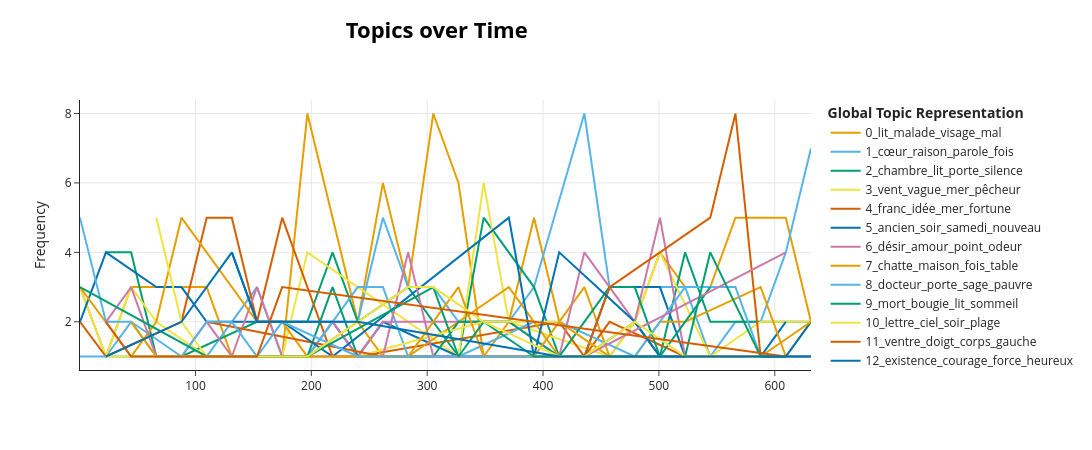

Here is the notebook cell this chart was saved with:
### Code cell
# Récupération de la dimension temporelle
timestamps = df['paquet_id'].tolist()

# Génération des topics dans le temps
topics_over_time = topic_model.topics_over_time(
    df['phrases_lemm'].tolist(), 
    timestamps, 
    nr_bins=30 
)

topic_model.visualize_topics_over_time(topics_over_time) #topics=themes_interet)

### Figure 1 — Plotly figure (JSON) as saved in the notebook; plotly's stock layout.template omitted (floating-point values rounded to 4 significant figures)
{"data": [{"hoverinfo": "text", "hovertext": ["<b>Topic 0</b><br>Words: gaieté, caban, tremper, barbe, accolade", "<b>Topic 0</b><br>Words: volaille, bœuf, gaiement, tranche, morne", "<b>Topic 0</b><br>Words: couverture, clef, goutte, tour, séparer", "<b>Topic 0</b><br>Words: tante, tremblant, image, gentil, départ", "<b>Topic 0</b><br>Words: tante, cri, mensonge, inquiet, tranquillisât", "<b>Topic 0</b><br>Words: face, plage, confu, fibr, émotionnait", "<b>Topic 0</b><br>Words: âge, mort, inavouable, joindre, songeron", "<b>Topic 0</b><br>Words: lettre, marie, menaçante, scandaleux, fuyant", "<b>Topic 0</b><br>Words: sauvage, récit, bûche, divin, ville", "<b>Topic 0</b><br>Words: toux, angine, lit, médecin, gorge", "<b>Topic 0</b><br>Words: visage, journée, lit, convalescence, danger", "<b>Topic 0</b><br>Words: espièglerie, tressaillement, touchant, démangeaison, ingrat", "<b>Topic 0</b><br>Words: hurlement, étage, épaule, chambre, supérieur", "<b>Topic 0</b><br>Words: danger, voiture, moindre, abattement, aucun", "<b>Topic 0</b><br>Words: cuillerée, bouteille, malade, mot, nièce", "<b>Topic 0</b><br>Words: chien, larme, bête, visage, lèvre", "<b>Topic 0</b><br>Words: mur, sinistre, parapluie, coke, défaite", "<b>Topic 0</b><br>Words: pêcheur, promiscuité, direction, hutte, dénuement", "<b>Topic 0</b><br>Words: torchon, chien, viande, boulette, pauvre", "<b>Topic 0</b><br>Words: contrainte, important, apaiser, articulation, tophus", "<b>Topic 0</b><br>Words: secret, cause, larme, raison, émoustille", "<b>Topic 0</b><br>Words: meurtre, infirme, exécrable, pointe, jointure", "<b>Topic 0</b><br>Words: chien, donnant, branlement, grognon, bâtard", "<b>Topic 0</b><br>Words: clef, enceint, chagrin, visage, tour", "<b>Topic 0</b><br>Words: peur, rôtir, réputation, sort, irraisonné", "<b>Topic 0</b><br>Words: moment, effort, lit, allongement, raccourcissement", "<b>Topic 0</b><br>Words: front, chloroforme, cordon, sueur, docteur", "<b>Topic 0</b><br>Words: lit, largeur, mois, chétif, miracle", "<b>Topic 0</b><br>Words: vie, eau, arbre, de, demoiselle", "<b>Topic 0</b><br>Words: rouge, couverture, fois, genou, soleil"], "marker": {"color": "#E69F00"}, "mode": "lines", "name": "0_lit_malade_visage_mal", "type": "scatter", "x": [0.348, 22.73, 44.47, 66.2, 87.93, 109.7, 131.4, 153.1, 174.9, 196.6, 218.3, 240.1, 261.8, 283.5, 305.3, 327.0, 348.7, 370.5, 392.2, 413.9, 435.7, 457.4, 479.1, 500.9, 522.6, 544.3, 566.1, 587.8, 609.5, 631.3], "y": [3, 1, 3, 3, 3, 3, 1, 1, 1, 8, 5, 2, 6, 3, 8, 6, 1, 2, 5, 2, 3, 1, 2, 4, 3, 3, 5, 5, 5, 2]}, {"hoverinfo": "text", "hovertext": ["<b>Topic 1</b><br>Words: millionnaire, association, amertume, sapin, ennemi", "<b>Topic 1</b><br>Words: bonsoir, vienne, parquet, intense, drapé", "<b>Topic 1</b><br>Words: année, croisé, musée, travaille, enseignement", "<b>Topic 1</b><br>Words: composé, sel, soude, végétation, explication", "<b>Topic 1</b><br>Words: accordaille, tumultueux, consterna, parole, inavoué", "<b>Topic 1</b><br>Words: effort, hochement, lambeau, rendrai, renverse", "<b>Topic 1</b><br>Words: ruiner, poussièr, barbouillée, ardeur, feuillet", "<b>Topic 1</b><br>Words: torrentiel, déluge, rauque, farouche, désolé", "<b>Topic 1</b><br>Words: exaspérer, médecine, intestin, quinine, apoplectique", "<b>Topic 1</b><br>Words: mauvais, pensai, habile, écoutât, cœur", "<b>Topic 1</b><br>Words: doigt, scène, cœur, train, instant", "<b>Topic 1</b><br>Words: bout, damné, défendez, connai, renvoi", "<b>Topic 1</b><br>Words: oreiller, enterrerai, tisane, lèvre, vitriol", "<b>Topic 1</b><br>Words: affaibli, doute, joujou, griffe, occasion", "<b>Topic 1</b><br>Words: nombre, objet, livre, causon, attouchement", "<b>Topic 1</b><br>Words: demoiselle, père, grand, robe, passant", "<b>Topic 1</b><br>Words: chéri, raison, projet, amoureux, boucher", "<b>Topic 1</b><br>Words: secousse, irai, créancier, rende, gare", "<b>Topic 1</b><br>Words: mot, fois, abominable, clef, baiser", "<b>Topic 1</b><br>Words: fossé, lanterne, intolérable, ordre, attente", "<b>Topic 1</b><br>Words: partie, docteur, genou, balbutier, traction", "<b>Topic 1</b><br>Words: aube, mauvais, baiser, raison, sage", "<b>Topic 1</b><br>Words: nourriture, raison, sage, fainéant, reconstruirai", "<b>Topic 1</b><br>Words: tort, rire, exemple, infini, retard"], "marker": {"color": "#56B4E9"}, "mode": "lines", "name": "1_cœur_raison_parole_fois", "type": "scatter", "x": [22.73, 44.47, 87.93, 109.7, 131.4, 153.1, 174.9, 196.6, 218.3, 240.1, 261.8, 283.5, 305.3, 327.0, 370.5, 392.2, 435.7, 457.4, 522.6, 544.3, 566.1, 587.8, 609.5, 631.3], "y": [1, 2, 1, 1, 2, 3, 1, 1, 2, 2, 5, 3, 3, 2, 2, 3, 8, 3, 3, 1, 2, 2, 4, 7]}, {"hoverinfo": "text", "hovertext": ["<b>Topic 2</b><br>Words: sommeil, biscuit, regard, paupière, lampe", "<b>Topic 2</b><br>Words: chambre, tiroir, hésitant, bougie, registre", "<b>Topic 2</b><br>Words: fleuret, escrime, masque, table, pipe", "<b>Topic 2</b><br>Words: descriptif, anatomie, physiologie, mythologie, traité", "<b>Topic 2</b><br>Words: chant, titre, gris, marche, entier", "<b>Topic 2</b><br>Words: bottine, frayeur, protection, gantée, boueux", "<b>Topic 2</b><br>Words: abcès, malade, suffocation, docteur, chambre", "<b>Topic 2</b><br>Words: camisole, peau, fenêtre, chevalier, bal", "<b>Topic 2</b><br>Words: enflure, lit, malade, travers, état", "<b>Topic 2</b><br>Words: silhouette, terme, reflet, garde, fourneau", "<b>Topic 2</b><br>Words: pauvre, saleté, cloche, mort, porte", "<b>Topic 2</b><br>Words: chien, remise, paille, vétérinaire, sang", "<b>Topic 2</b><br>Words: route, roulât, rosse, ruban, faction", "<b>Topic 2</b><br>Words: gant, révélation, feuillet, chiffon, recette", "<b>Topic 2</b><br>Words: chambre, court, théière, confident, lit", "<b>Topic 2</b><br>Words: méfie, ramage, tenture, anniversaire, cretonn", "<b>Topic 2</b><br>Words: lundi, couche, haut, chambre, envie", "<b>Topic 2</b><br>Words: despotique, présentation, citron, sage, manteau", "<b>Topic 2</b><br>Words: silence, assiette, paupière, docteur, chaise", "<b>Topic 2</b><br>Words: canard, ragoût, inanition, revue, sourir", "<b>Topic 2</b><br>Words: tablier, odeur, dîner, expérimenté, tournebroche"], "marker": {"color": "#009E73"}, "mode": "lines", "name": "2_chambre_lit_porte_silence", "type": "scatter", "x": [22.73, 44.47, 66.2, 87.93, 153.1, 196.6, 218.3, 240.1, 283.5, 327.0, 348.7, 392.2, 413.9, 435.7, 479.1, 500.9, 522.6, 544.3, 566.1, 587.8, 631.3], "y": [4, 4, 1, 1, 2, 2, 4, 2, 3, 1, 5, 3, 1, 1, 2, 1, 4, 2, 2, 2, 2]}, {"hoverinfo": "text", "hovertext": ["<b>Topic 3</b><br>Words: église, barque, route, falaise, ouragan", "<b>Topic 3</b><br>Words: vent, impénétrable, cinglement, biais, chaos", "<b>Topic 3</b><br>Words: pluie, vent, profond, fenêtre, bel", "<b>Topic 3</b><br>Words: roche, coin, fin, sable, mer", "<b>Topic 3</b><br>Words: fucus, zostère, ulve, espèce, glauque", "<b>Topic 3</b><br>Words: tabatière, canaille, contrebande, huître, savate", "<b>Topic 3</b><br>Words: vent, pêcheur, pieu, poussière, galet", "<b>Topic 3</b><br>Words: dépêchon, peuplier, isolé, rougie, haie", "<b>Topic 3</b><br>Words: estacade, vague, poutre, épi, mer", "<b>Topic 3</b><br>Words: science, déchiffron, juvénile, favori, trempé", "<b>Topic 3</b><br>Words: printemps, hiver, gaieté, pluvieux, pesant", "<b>Topic 3</b><br>Words: ennui, néant, franc, maison, présent", "<b>Topic 3</b><br>Words: toit, soleil, carotte, lointain, mouchoir", "<b>Topic 3</b><br>Words: écorce, enragement, han, essoufflée, cognée", "<b>Topic 3</b><br>Words: infini, bleu, soleil, mer, ampleur", "<b>Topic 3</b><br>Words: palissade, siècle, gueuse, pêcheur, vague", "<b>Topic 3</b><br>Words: voile, horizon, flot, beau, clairvoyance"], "marker": {"color": "#F0E442"}, "mode": "lines", "name": "3_vent_vague_mer_pêcheur", "type": "scatter", "x": [0.348, 22.73, 44.47, 66.2, 109.7, 174.9, 196.6, 327.0, 348.7, 370.5, 457.4, 479.1, 500.9, 544.3, 587.8, 609.5, 631.3], "y": [3, 1, 3, 2, 1, 1, 4, 1, 6, 2, 1, 2, 4, 1, 2, 2, 2]}, {"hoverinfo": "text", "hovertext": ["<b>Topic 4</b><br>Words: mer, nuage, voyage, écume, vent", "<b>Topic 4</b><br>Words: franc, bénéfice, rente, tard, eugénie", "<b>Topic 4</b><br>Words: franc, argent, faculté, pincement, propriétaire", "<b>Topic 4</b><br>Words: appareil, préparateur, idée, travail, fortune", "<b>Topic 4</b><br>Words: franc, billet, idée, mariage, incertitude", "<b>Topic 4</b><br>Words: reddition, branche, docteur, émancipation, conseil", "<b>Topic 4</b><br>Words: franc, mer, idée, somme, fonds", "<b>Topic 4</b><br>Words: premier, copieux, inconvenance, désirable, prolongement", "<b>Topic 4</b><br>Words: langouste, inventeur, assemblage, mer, entretien", "<b>Topic 4</b><br>Words: conseil, ingénieur, franc, rapport, subvention", "<b>Topic 4</b><br>Words: situation, projet, querelleux, manquer, détaché", "<b>Topic 4</b><br>Words: mariage, actionnair, filleul, allée, traitant", "<b>Topic 4</b><br>Words: réplique, exceptionnel, offre, renaissant, exagéré", "<b>Topic 4</b><br>Words: débutant, retraite, importun, colonie, nègre", "<b>Topic 4</b><br>Words: bravo, considérable, risquer, voyage, gaillard"], "marker": {"color": "#D55E00"}, "mode": "lines", "name": "4_franc_idée_mer_fortune", "type": "scatter", "x": [0.348, 22.73, 87.93, 109.7, 131.4, 153.1, 174.9, 218.3, 240.1, 413.9, 435.7, 457.4, 522.6, 566.1, 631.3], "y": [2, 1, 2, 5, 5, 2, 5, 1, 1, 2, 1, 2, 1, 1, 1]}, {"hoverinfo": "text", "hovertext": ["<b>Topic 5</b><br>Words: train, gigot, cabriolet, cheval, feu", "<b>Topic 5</b><br>Words: inventaire, bénéfice, soirée, ménage, papier", "<b>Topic 5</b><br>Words: pension, domestique, tante, année, nouveau", "<b>Topic 5</b><br>Words: curé, soir, cabriolet, samedi, pipe", "<b>Topic 5</b><br>Words: costume, bain, appareil, algue, agrandissement", "<b>Topic 5</b><br>Words: subrogé, tuteur, argent, paiement, tuyau", "<b>Topic 5</b><br>Words: journée, terrasse, embrassé, fourche, ferrure", "<b>Topic 5</b><br>Words: temps, argent, coque, victime, descente", "<b>Topic 5</b><br>Words: droiture, loin, persistance, poétique, songerie", "<b>Topic 5</b><br>Words: goutte, salle, ouvrier, projet, papier", "<b>Topic 5</b><br>Words: confiant, satisfait, relevât, lucide, intarissable", "<b>Topic 5</b><br>Words: samedi, pouillerie, mendier, loque, distraire", "<b>Topic 5</b><br>Words: facile, coquette, suffocation, désespérance, croyance", "<b>Topic 5</b><br>Words: côte, route, chuchotant, vida, confession", "<b>Topic 5</b><br>Words: oncle, berline, libre, note, malle", "<b>Topic 5</b><br>Words: cour, pays, lettre, avant, interrogation", "<b>Topic 5</b><br>Words: drame, vapeur, gris, averse, ancien", "<b>Topic 5</b><br>Words: exclamation, effaré, stupéfaite, camaraderie, dessert", "<b>Topic 5</b><br>Words: dirigeant, vapeur, fil, immensité, limpide", "<b>Topic 5</b><br>Words: cause, ancien, traînant, bruit, arrangement"], "marker": {"color": "#0072B2"}, "mode": "lines", "name": "5_ancien_soir_samedi_nouveau", "type": "scatter", "x": [0.348, 22.73, 66.2, 87.93, 109.7, 131.4, 153.1, 218.3, 240.1, 261.8, 327.0, 370.5, 413.9, 435.7, 457.4, 479.1, 500.9, 522.6, 587.8, 609.5], "y": [2, 4, 3, 3, 2, 2, 2, 2, 1, 2, 1, 1, 1, 1, 3, 3, 3, 1, 1, 2]}, {"hoverinfo": "text", "hovertext": ["<b>Topic 6</b><br>Words: coulisse, boutonnait, commencement, hardi, sel", "<b>Topic 6</b><br>Words: roulade, vermeil, satiner, brune, épanouissement", "<b>Topic 6</b><br>Words: affection, tante, question, rire, désir", "<b>Topic 6</b><br>Words: commun, instant, iode, affairé, réinstallation", "<b>Topic 6</b><br>Words: musique, ange, sang, génie, étreinte", "<b>Topic 6</b><br>Words: marche, légitime, ralenti, valse, blague", "<b>Topic 6</b><br>Words: plainte, pervers, raffinement, virginité, singulier", "<b>Topic 6</b><br>Words: hébétement, santé, soleil, mort, douleur", "<b>Topic 6</b><br>Words: passion, enfiévrait, dot, dormant, intact", "<b>Topic 6</b><br>Words: désir, amour, abandon, bonheur, douleur", "<b>Topic 6</b><br>Words: pardon, indignité, bassesse, affectation, irrésolution", "<b>Topic 6</b><br>Words: cœur, nuque, épouvante, organe, machine", "<b>Topic 6</b><br>Words: gant, odeur, souvenir, chair, bouche", "<b>Topic 6</b><br>Words: confiance, pensée, affectueux, chuchotement, prévenance", "<b>Topic 6</b><br>Words: regard, amour, chair, mois, point", "<b>Topic 6</b><br>Words: joie, souci, amour, sujet, secret", "<b>Topic 6</b><br>Words: fumée, point, menotte, désir, rire", "<b>Topic 6</b><br>Words: panneau, étouffée, tombant, mutuel, ébranlement", "<b>Topic 6</b><br>Words: bouche, lèvre, haleine, âme, résurrection"], "marker": {"color": "#CC79A7"}, "mode": "lines", "name": "6_désir_amour_point_odeur", "type": "scatter", "x": [66.2, 87.93, 109.7, 131.4, 153.1, 174.9, 196.6, 218.3, 240.1, 261.8, 283.5, 370.5, 413.9, 435.7, 457.4, 479.1, 500.9, 522.6, 587.8], "y": [1, 1, 2, 1, 3, 1, 1, 2, 1, 2, 2, 2, 1, 4, 3, 2, 5, 1, 1]}, {"hoverinfo": "text", "hovertext": ["<b>Topic 7</b><br>Words: chien, inquiétude, cheveu, bois, famille", "<b>Topic 7</b><br>Words: chatte, table, tache, morceau, bord", "<b>Topic 7</b><br>Words: violon, compatissant, guérison, gruau, complaisance", "<b>Topic 7</b><br>Words: piano, party, musique, tranquille, cou", "<b>Topic 7</b><br>Words: planche, organe, livre, quartier, candide", "<b>Topic 7</b><br>Words: usine, papier, cigarette, parafe, inspiration", "<b>Topic 7</b><br>Words: barque, fortune, dortoir, satrape, blondin", "<b>Topic 7</b><br>Words: planche, marée, glacial, pilon, brume", "<b>Topic 7</b><br>Words: portrait, plaisir, cheveu, mariage, bru", "<b>Topic 7</b><br>Words: plainte, soudain, scandale, agonisant, horrible", "<b>Topic 7</b><br>Words: ôtât, indignation, couture, étonnant, cuir", "<b>Topic 7</b><br>Words: damier, histoire, curé, docteur, long", "<b>Topic 7</b><br>Words: justice, long, trousseau, admission, infirmité", "<b>Topic 7</b><br>Words: sucre, jeu, morceau, cesse, escamotage", "<b>Topic 7</b><br>Words: prix, effet, désaffection, enfer, souverain", "<b>Topic 7</b><br>Words: conserve, politique, idiot, clairon, nettoyage", "<b>Topic 7</b><br>Words: vrai, arrangement, approbation, dénouement, chanson", "<b>Topic 7</b><br>Words: beauté, tour, ingrat, béatitude, amer", "<b>Topic 7</b><br>Words: dent, table, morceau, autrefoi, cheval", "<b>Topic 7</b><br>Words: veau, recommençât, fixité, cessant, serrure", "<b>Topic 7</b><br>Words: couche, jaunissait, laisson, las, congé", "<b>Topic 7</b><br>Words: chatte, fange, fendu, inépuisable, hérissé", "<b>Topic 7</b><br>Words: père, grand, fois, pensée, terrasse"], "marker": {"color": "#E69F00"}, "mode": "lines", "name": "7_chatte_maison_fois_table", "type": "scatter", "x": [0.348, 22.73, 44.47, 66.2, 87.93, 153.1, 174.9, 196.6, 240.1, 261.8, 283.5, 327.0, 370.5, 392.2, 413.9, 435.7, 457.4, 479.1, 500.9, 522.6, 587.8, 609.5, 631.3], "y": [3, 2, 1, 2, 5, 2, 2, 1, 2, 1, 1, 2, 3, 2, 1, 1, 1, 1, 2, 2, 3, 1, 2]}, {"hoverinfo": "text", "hovertext": ["<b>Topic 8</b><br>Words: sac, porte, route, paire, malle", "<b>Topic 8</b><br>Words: bougeoir, thé, greffier, capital, réunion", "<b>Topic 8</b><br>Words: bonsoir, sabre, revenant, travaillée, raideur", "<b>Topic 8</b><br>Words: ouate, diagnostic, recommandation, ferai, local", "<b>Topic 8</b><br>Words: sous, préfet, abbé, département, démarche", "<b>Topic 8</b><br>Words: migraine, inutile, agace, pulsation, brûlant", "<b>Topic 8</b><br>Words: grise, contente, demoisell, liqueur, pauvre", "<b>Topic 8</b><br>Words: porte, annonce, animation, sauce, chalet", "<b>Topic 8</b><br>Words: malle, linge, phrase, faut, halle", "<b>Topic 8</b><br>Words: subite, bégayer, conviction, égarement, tronc", "<b>Topic 8</b><br>Words: irréligieux, presse, refus, vaillant, docteur", "<b>Topic 8</b><br>Words: laisse, tignasse, branlant, dégoûtant, humble", "<b>Topic 8</b><br>Words: câlinerie, télégraphe, gaie, dépêche, humide", "<b>Topic 8</b><br>Words: amène, heureux, regard, ennuyeux, vigoureux", "<b>Topic 8</b><br>Words: sage, nausée, docteur, bouclé, exagération", "<b>Topic 8</b><br>Words: médecin, manœuvre, présence, nécessaire, cheval", "<b>Topic 8</b><br>Words: docteur, oreiller, salle, entassement, faite", "<b>Topic 8</b><br>Words: tracasserie, engrais, camisole, aigre, vêtue", "<b>Topic 8</b><br>Words: cafetière, bébé, débarrasse, panier, vermine", "<b>Topic 8</b><br>Words: abbé, poire, bobo, docteur, net"], "marker": {"color": "#56B4E9"}, "mode": "lines", "name": "8_docteur_porte_sage_pauvre", "type": "scatter", "x": [0.348, 22.73, 44.47, 66.2, 174.9, 196.6, 218.3, 240.1, 261.8, 283.5, 327.0, 392.2, 413.9, 479.1, 522.6, 544.3, 566.1, 587.8, 609.5, 631.3], "y": [5, 2, 2, 1, 1, 1, 2, 3, 3, 1, 1, 2, 2, 1, 3, 3, 3, 1, 1, 1]}, {"hoverinfo": "text", "hovertext": ["<b>Topic 9</b><br>Words: noël, gênant, inconvenant, développement, rondeur", "<b>Topic 9</b><br>Words: rêve, baroque, absurdité, songe, phénomène", "<b>Topic 9</b><br>Words: couenneux, angine, palais, pilier, description", "<b>Topic 9</b><br>Words: entier, abcès, peur, sommeil, ligne", "<b>Topic 9</b><br>Words: murmura, sursaut, potion, pardon, arrière", "<b>Topic 9</b><br>Words: défaillante, guérie, battant, tordre, menton", "<b>Topic 9</b><br>Words: cri, espérer, songeât, hypothèse, déséquilibré", "<b>Topic 9</b><br>Words: approchât, phase, enfonce, fureur, ciseau", "<b>Topic 9</b><br>Words: souffle, agonie, maladie, marche, affreux", "<b>Topic 9</b><br>Words: mort, volet, fleur, infini, oreiller", "<b>Topic 9</b><br>Words: mort, sommeil, chair, rémittence, xxèm", "<b>Topic 9</b><br>Words: aisé, bienheureux, lendemain, bol, oncle", "<b>Topic 9</b><br>Words: bougie, chambre, jupon, vide, chapeau", "<b>Topic 9</b><br>Words: sursaut, mort, peur, sommeil, nerveux", "<b>Topic 9</b><br>Words: rêve, bougie, existence, foudroyant, insouciant", "<b>Topic 9</b><br>Words: baiser, entier, terrible, secousse, foudre", "<b>Topic 9</b><br>Words: sage, adossé, imminent, vomissement, fourbu"], "marker": {"color": "#009E73"}, "mode": "lines", "name": "9_mort_bougie_lit_sommeil", "type": "scatter", "x": [87.93, 109.7, 196.6, 218.3, 240.1, 261.8, 283.5, 305.3, 327.0, 348.7, 370.5, 413.9, 457.4, 479.1, 500.9, 522.6, 544.3], "y": [1, 1, 1, 3, 1, 1, 1, 1, 2, 2, 2, 1, 3, 3, 1, 2, 3]}, {"hoverinfo": "text", "hovertext": ["<b>Topic 10</b><br>Words: musique, ciel, symphonie, étoile, gloire", "<b>Topic 10</b><br>Words: lettre, matière, religion, étude, paroissien", "<b>Topic 10</b><br>Words: fatiguée, errant, ondulation, varech, âpre", "<b>Topic 10</b><br>Words: fenêtre, intervalle, miniature, rangée, mer", "<b>Topic 10</b><br>Words: plage, fragile, détrempée, traversée, soupçonneux", "<b>Topic 10</b><br>Words: fourmi, insu, délicatesse, veston, emploi", "<b>Topic 10</b><br>Words: foi, pipe, catéchisme, innocence, salut", "<b>Topic 10</b><br>Words: poutre, dîner, samedi, heureux, maudit", "<b>Topic 10</b><br>Words: journal, lettre, désir, travail, mortel", "<b>Topic 10</b><br>Words: lettre, détail, poète, couleraient, niche", "<b>Topic 10</b><br>Words: ligne, odeur, papier, miel, malentendu", "<b>Topic 10</b><br>Words: île, peupler, ermite, agréable, littérature"], "marker": {"color": "#F0E442"}, "mode": "lines", "name": "10_lettre_ciel_soir_plage", "type": "scatter", "x": [66.2, 87.93, 109.7, 174.9, 196.6, 240.1, 348.7, 370.5, 413.9, 457.4, 479.1, 500.9], "y": [5, 2, 1, 1, 1, 1, 2, 2, 2, 1, 1, 1]}, {"hoverinfo": "text", "hovertext": ["<b>Topic 11</b><br>Words: corps, température, bromure, roche, froid", "<b>Topic 11</b><br>Words: coude, gauche, scie, regarde, tumeur", "<b>Topic 11</b><br>Words: bout, transition, larme, modèle, pureté", "<b>Topic 11</b><br>Words: ventre, gorge, force, froid, bougie", "<b>Topic 11</b><br>Words: peignoir, contraction, mouche, douleur, ventre", "<b>Topic 11</b><br>Words: ventre, doigt, cuisse, mouvement, sang", "<b>Topic 11</b><br>Words: lait, variation, ankylose, bille, déviation"], "marker": {"color": "#D55E00"}, "mode": "lines", "name": "11_ventre_doigt_corps_gauche", "type": "scatter", "x": [109.7, 261.8, 435.7, 457.4, 544.3, 566.1, 587.8], "y": [2, 1, 1, 3, 5, 8, 1]}, {"hoverinfo": "text", "hovertext": ["<b>Topic 12</b><br>Words: science, hiver, usine, fortune, pessimisme", "<b>Topic 12</b><br>Words: ballon, bocal, instrument, siècle, algue", "<b>Topic 12</b><br>Words: troué, blêmie, voie, écuelle, pillard", "<b>Topic 12</b><br>Words: vaisseau, éléphantiasis, églantier, fanfaron, terminaison", "<b>Topic 12</b><br>Words: brute, existence, corde, pessimiste, rire", "<b>Topic 12</b><br>Words: samedi, raillant, troupeau, nuisible, nid", "<b>Topic 12</b><br>Words: courage, patience, repos, vêtement, doux", "<b>Topic 12</b><br>Words: querelle, conversation, catastrophe, moindre, mort", "<b>Topic 12</b><br>Words: passion, union, sottise, stupidité, sensuel", "<b>Topic 12</b><br>Words: décrépitude, cloaqu, intéressant, incurable, abjection", "<b>Topic 12</b><br>Words: certitude, œuvre, engourdissement, entendement, mutuel"], "marker": {"color": "#0072B2"}, "mode": "lines", "name": "12_existence_courage_force_heureux", "type": "scatter", "x": [131.4, 153.1, 174.9, 218.3, 370.5, 392.2, 413.9, 479.1, 500.9, 609.5, 631.3], "y": [4, 2, 2, 1, 5, 1, 4, 2, 1, 1, 2]}, {"hoverinfo": "text", "hovertext": ["<b>Topic 13</b><br>Words: foie, gras, sac, mangeus, président", "<b>Topic 13</b><br>Words: drogue, remède, goutte, gueuse, accès", "<b>Topic 13</b><br>Words: alcalin, élément, témoin, redingote, régime", "<b>Topic 13</b><br>Words: récolte, emplacement, fichue, préfectoral, froideur", "<b>Topic 13</b><br>Words: classe, répulsion, école, compromettre, désolé", "<b>Topic 13</b><br>Words: duchesse, bec, causeuse, goulée, plais", "<b>Topic 13</b><br>Words: boisson, gibier, diurétique, refusait, remettre", "<b>Topic 13</b><br>Words: sale, raison, grugera, crochu, magot", "<b>Topic 13</b><br>Words: foie, cœur, détraqu, progrès, malade", "<b>Topic 13</b><br>Words: appétit, traînée, charbon, pouilleux, persistant", "<b>Topic 13</b><br>Words: pain, remède, soupe, inutile, geste"], "marker": {"color": "#CC79A7"}, "mode": "lines", "name": "13_foie_remède_cher_malade", "type": "scatter", "x": [22.73, 44.47, 66.2, 109.7, 174.9, 240.1, 261.8, 283.5, 305.3, 435.7, 609.5], "y": [2, 3, 1, 1, 1, 1, 1, 4, 1, 1, 4]}, {"hoverinfo": "text", "hovertext": ["<b>Topic 14</b><br>Words: accès, frisson, rageur, surlendemain, pied", "<b>Topic 14</b><br>Words: intensité, antique, liberté, âne, gaillarde", "<b>Topic 14</b><br>Words: irritable, bâillement, siège, ennui, fièvre", "<b>Topic 14</b><br>Words: cordonnier, coups, supplice, étouffement, pantoufle", "<b>Topic 14</b><br>Words: jambe, malade, lit, vrai, vue", "<b>Topic 14</b><br>Words: rapide, minute, bourdonnement, agonie, prétexte", "<b>Topic 14</b><br>Words: cortège, ennuyée, brancard, cercueil, remise", "<b>Topic 14</b><br>Words: patte, jauni, bleuâtre, mélancolique, peine", "<b>Topic 14</b><br>Words: larme, lourd, mort, disproportionné, toutou", "<b>Topic 14</b><br>Words: enfouir, réfléchira, lendemain, fougue, ruse", "<b>Topic 14</b><br>Words: concrétion, hideux, difformité, ulcère, retournée", "<b>Topic 14</b><br>Words: cria, entrée, frisson, conjugal, ramagée"], "marker": {"color": "#E69F00"}, "mode": "lines", "name": "14_minute_pied_accès_jambe", "type": "scatter", "x": [44.47, 66.2, 240.1, 283.5, 305.3, 327.0, 348.7, 392.2, 413.9, 457.4, 587.8, 631.3], "y": [2, 1, 1, 1, 2, 3, 1, 1, 2, 1, 1, 2]}, {"hoverinfo": "text", "hovertext": ["<b>Topic 15</b><br>Words: gentil, effarouché, niaiserie, oncle, politesse", "<b>Topic 15</b><br>Words: ennuyé, étonnant, maire, honneur, drame", "<b>Topic 15</b><br>Words: dédaigneux, irrégulier, lycée, aîné, coquette", "<b>Topic 15</b><br>Words: argent, explosion, noya, larme, circonstance", "<b>Topic 15</b><br>Words: hanche, côte, groupe, sarrau, printanier", "<b>Topic 15</b><br>Words: franc, contrariété, épouse, relevé, malin", "<b>Topic 15</b><br>Words: verre, franc, assombrir, rhum, liqueur", "<b>Topic 15</b><br>Words: automne, répugnance, hystérie, cadette, maigreur", "<b>Topic 15</b><br>Words: conviction, gracieux, crevette, gosier, sourire", "<b>Topic 15</b><br>Words: teinture, ordonnance, méprisant, sucrer, agaçant", "<b>Topic 15</b><br>Words: prospectus, courage, désœuvrement, distraire, party", "<b>Topic 15</b><br>Words: jardin, pipe, curé, râteau, magnifique", "<b>Topic 15</b><br>Words: pipe, dessert, déjeuner, régal, convive", "<b>Topic 15</b><br>Words: griser, femelle, enlaidiraient, mâle, pourriture", "<b>Topic 15</b><br>Words: obéissant, malice, danse, occupation, prochain"], "marker": {"color": "#56B4E9"}, "mode": "lines", "name": "15_curé_pipe_franc_rire", "type": "scatter", "x": [0.348, 44.47, 66.2, 87.93, 109.7, 131.4, 153.1, 174.9, 240.1, 305.3, 327.0, 348.7, 370.5, 392.2, 413.9], "y": [1, 1, 1, 1, 2, 2, 1, 2, 1, 1, 1, 1, 1, 1, 1]}, {"hoverinfo": "text", "hovertext": ["<b>Topic 16</b><br>Words: aigreur, pont, commun, papier, bois", "<b>Topic 16</b><br>Words: toi, tourne, convenable, couleur, roche", "<b>Topic 16</b><br>Words: rapine, embroussaillé, mendicité, ayez, prodige", "<b>Topic 16</b><br>Words: saisie, vêtue, lieue, quelqu, poing", "<b>Topic 16</b><br>Words: pomme, ordonnance, vérité, vrai, simple", "<b>Topic 16</b><br>Words: nez, souris, fourneau, course, ordre", "<b>Topic 16</b><br>Words: plaque, spectacle, corridor, escalier, affreux", "<b>Topic 16</b><br>Words: rend, fontaine, éponge, pièce, révolter", "<b>Topic 16</b><br>Words: veau, morceau, étranglerait, bouilloire, accouchement", "<b>Topic 16</b><br>Words: carriole, matelas, assiette, vérité, drap", "<b>Topic 16</b><br>Words: banc, mendicité, grandir, bande, asseoir", "<b>Topic 16</b><br>Words: espagnolette, déjeté, prière, rir, broche"], "marker": {"color": "#009E73"}, "mode": "lines", "name": "16_cuisine_feu_figure_vérité", "type": "scatter", "x": [0.348, 109.7, 174.9, 196.6, 305.3, 327.0, 348.7, 392.2, 522.6, 544.3, 587.8, 609.5], "y": [3, 1, 1, 1, 3, 1, 2, 1, 1, 4, 1, 1]}, {"hoverinfo": "text", "hovertext": ["<b>Topic 17</b><br>Words: gourmandise, friandise, tartine, tranche, combat", "<b>Topic 17</b><br>Words: remerciement, gratitude, indisposition, nerf, toucher", "<b>Topic 17</b><br>Words: mort, maladie, fois, sorte, corps", "<b>Topic 17</b><br>Words: plaie, mort, injure, cœur, pitié", "<b>Topic 17</b><br>Words: apparition, perte, souvenir, mort, lampe", "<b>Topic 17</b><br>Words: excès, demeure, face, vilenie, abnégation", "<b>Topic 17</b><br>Words: autoritaire, limite, retranchement, irrévocable, bonheur", "<b>Topic 17</b><br>Words: mort, attente, joie, grossesse, malaise", "<b>Topic 17</b><br>Words: duplicité, tempe, hypocrite, désunion, lâche", "<b>Topic 17</b><br>Words: soin, conformation, habillèrent, allât, berceau"], "marker": {"color": "#F0E442"}, "mode": "lines", "name": "17_mort_cœur_joie_plein", "type": "scatter", "x": [22.73, 196.6, 283.5, 305.3, 348.7, 413.9, 435.7, 479.1, 522.6, 587.8], "y": [1, 1, 3, 3, 2, 1, 1, 2, 1, 1]}, {"hoverinfo": "text", "hovertext": ["<b>Topic 18</b><br>Words: timbale, notaire, procuration, boutique, tuteur", "<b>Topic 18</b><br>Words: tiroir, énergique, file, tablier, faim", "<b>Topic 18</b><br>Words: boulanger, vénérable, fléau, froide, probité", "<b>Topic 18</b><br>Words: embarrass, maniement, prévention, ver, rôle", "<b>Topic 18</b><br>Words: franc, facture, monnaie, pain, préfet", "<b>Topic 18</b><br>Words: timbale, carotte, pain, dandinement, couleuvre", "<b>Topic 18</b><br>Words: sœur, accoucher, bourriche, client, frêle"], "marker": {"color": "#D55E00"}, "mode": "lines", "name": "18_timbale_pain_franc_argent", "type": "scatter", "x": [22.73, 44.47, 131.4, 153.1, 174.9, 392.2, 609.5], "y": [2, 1, 1, 1, 3, 2, 1]}, {"hoverinfo": "text", "hovertext": ["<b>Topic 19</b><br>Words: titre, franc, charcuterie, paquet, fortune", "<b>Topic 19</b><br>Words: argent, franc, rente, juillet, tante", "<b>Topic 19</b><br>Words: franc, argent, tiroir, code, tante", "<b>Topic 19</b><br>Words: compte, curateur, article, tutelle, franc", "<b>Topic 19</b><br>Words: franc, argent, engloutir, arrange, ferment", "<b>Topic 19</b><br>Words: franc, cent, argent, maison, avisé", "<b>Topic 19</b><br>Words: franc, tiers, majorité, engrais, marraine", "<b>Topic 19</b><br>Words: compliment, opération, engrais, maladroit, prison"], "marker": {"color": "#0072B2"}, "mode": "lines", "name": "19_franc_argent_rente_cent", "type": "scatter", "x": [22.73, 87.93, 131.4, 153.1, 240.1, 413.9, 587.8, 631.3], "y": [1, 2, 4, 2, 2, 1, 1, 1]}], "layout": {"height": 450, "hoverlabel": {"bgcolor": "white", "font": {"family": "Rockwell", "size": 16}}, "legend": {"title": {"text": "<b>Global Topic Representation"}}, "title": {"font": {"color": "Black", "size": 22}, "text": "<b>Topics over Time</b>", "x": 0.4, "xanchor": "center", "y": 0.95, "yanchor": "top"}, "width": 1250, "xaxis": {"showgrid": true}, "yaxis": {"showgrid": true, "title": {"text": "Frequency"}}}}
